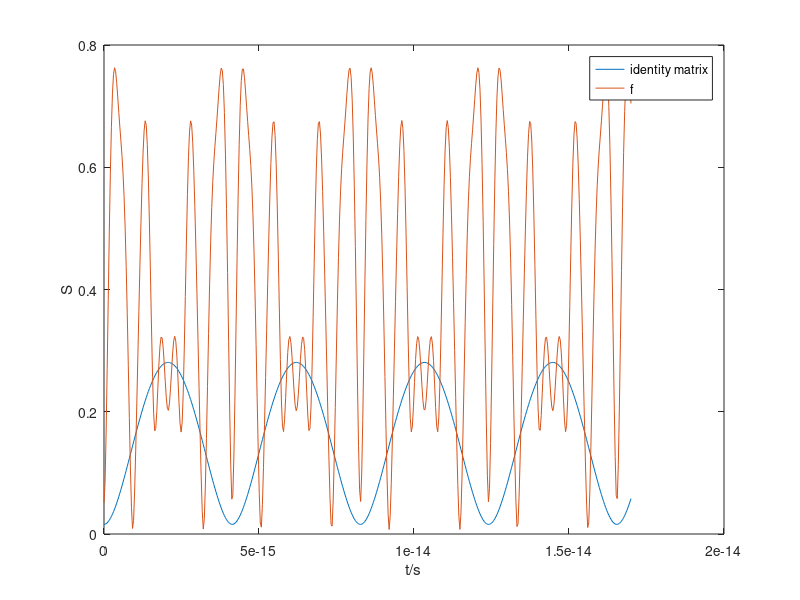
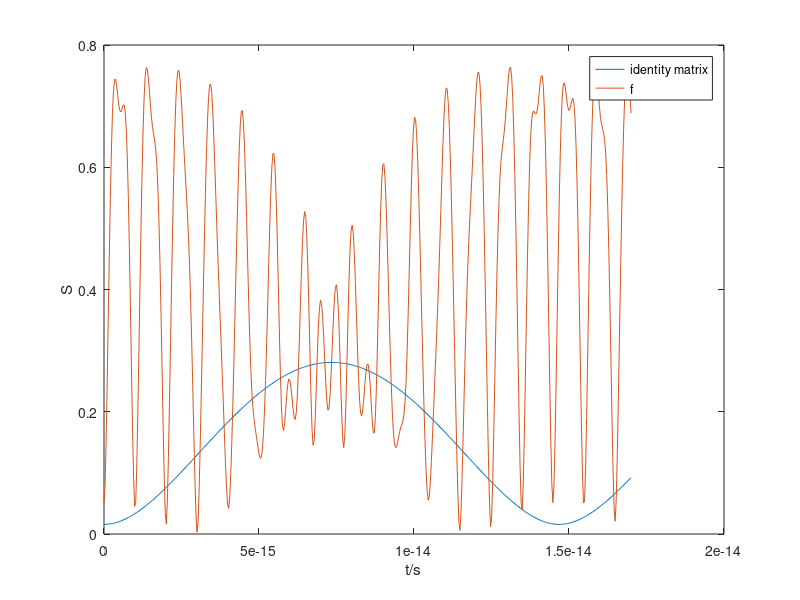

MATLAB code to generate these figures, in order:
# Time evolution of the von Neumann entropy of a 1 qubit density matrix
# according to Schrödinger dynamics.

# example one: energy ratios are rational numbers -> periodic entropy
energies=[1,2,5,7]; # eV

# example two: irrational energy ratios -> quasi periodic entropy
energies2=[1,e,5,7]; # eV, 1 non-rational number

# example amplitudes of our state vector in energy representation
amplitudes=[1,2,5,7];
# normalize |psi>
amplitudes*=1/sqrt(amplitudes*amplitudes');

# example unitary matrix f, defines the split of the 2 qubit space
f=0.5*[
  1,0,1,sqrt(2);
  sqrt(2),1,0,-1;
  -1,sqrt(2),1,0;
  0,-1,sqrt(2),-1
];
# check unitarity of f
identity=f*f'

# Planck's constant over 2 pi in eV*s units.
function retval = hbar()
  retval = 6.582119569e-16; 
endfunction

# period length of periodic example one
printf("period is %10.3e seconds\n",2*pi*hbar); # 1/1, 1/2, 1/3, 1/4, 1/5, 1/6 -> 1/1 common period

# von Neumann entropy of a density matrix with base 2 logarithm
function retval = entropy(matrix)
  retval = -trace(matrix*logm(matrix))*log2(e);
endfunction

#pure_state_density_matrix=amplitudes'*amplitudes
#S=entropy(pure_state_density_matrix)

# Calculates 2x2 density matrix of state |psi> in a 2 qubit space
# depending on the view defined by unitary matrix f and the time.
# f is meant relative to the energy representation.
#
# E_4 vector with 4 energy eigenvalues
# d_4 amplitudes of energy eigenvectors
# (|psi> = sum of d_i * |E_i>)
# f_4_4 4x4 transformation matrix to 2x2 split view
# t time scalar value
function ret = rho_4_4(E_4, d_4, f_4_4, t)
  ret = [0,0;0,0];
  f_adjugate = f_4_4';
  for k_ = 1:2
    for m_ = 1:2
      for i_ = 1:4
        for j_ = 1:4
          omega_ij = (E_4(i_)-E_4(j_))/hbar;
          exp_ij = exp(-i*omega_ij*t);
          for p_ = 1:2
            index_f = (k_-1)*2+(p_-1)+1;
            index_f_adj = (m_-1)*2+(p_-1)+1;
            ret(k_,m_) += d_4(i_)*d_4(j_)'*f_4_4(i_,index_f)*f_adjugate(index_f_adj,j_)*exp_ij;
          endfor
        endfor
      endfor
    endfor
  endfor
endfunction

N_points=500;
t=linspace(0,17.0e-15,N_points); # femto seconds 1e-15
S1=S2=S3=S4=linspace(0,0,N_points);
for t_ = 1:N_points
  rho = rho_4_4(energies, amplitudes, identity, t(t_));
  S = entropy(rho);
  S1(t_) = real(S);
  rho = rho_4_4(energies, amplitudes, f, t(t_));
  #trc=trace(rho) # must be 1
  #trc_square=trace(rho*rho); # must be less or equal 1
  S = entropy(rho);
  S2(t_) = real(S); # suppress imaginary part (numeric errors < 1e-15)
  rho = rho_4_4(energies2, amplitudes, identity, t(t_));
  S = entropy(rho);
  S3(t_) = real(S);
  rho = rho_4_4(energies2, amplitudes, f, t(t_));
  S = entropy(rho);
  S4(t_) = real(S);
endfor
hf=figure(1, 'position', [110 400 1200 200]);
plot(t,S1,"-;identity matrix;",t,S2,"-;f;");
xlabel("t/s");
ylabel("S");
print (hf, "periodic_entropy.png", "-dpng","-S1200,300");
hf=figure(2, 'position', [110 40 1200 200]);
plot(t,S3,"-;identity matrix;",t,S4,"-;f;");
xlabel("t/s");
ylabel("S");
print (hf, "quasi_periodic_entropy.png", "-dpng","-S1200,300");
